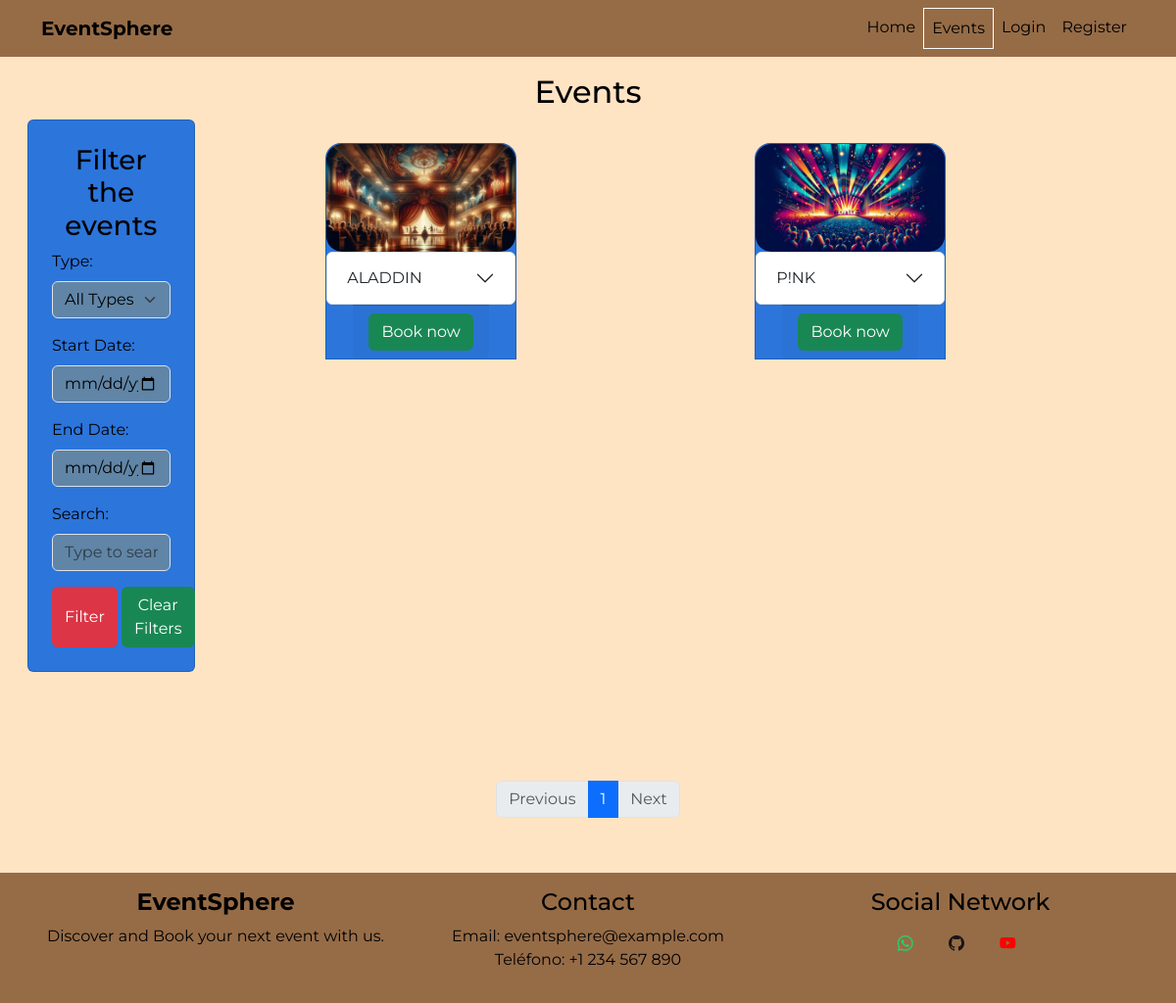
The app's page /events with its own data.
### models.py (models this page shows, shortened)
class Event(db.Model):
    id = db.Column(db.Integer, primary_key=True)
    title = db.Column(db.String(100), nullable=False)
    description = db.Column(db.String(1000), nullable=False)
    event_date = db.Column(db.Date, nullable=False)
    start_time = db.Column(db.Time, nullable=False)
    duration = db.Column(db.Integer, nullable=False)
    capacity = db.Column(db.Integer, nullable=False)
    organizer_id = db.Column(db.Integer, db.ForeignKey("user.id"), nullable=False)
    organizer = db.relationship("User", backref="organized_events")
    event_type = db.Column(db.String(50))
    location = db.Column(db.String(120))
    reservations = db.relationship("Reservation", backref="event", lazy="dynamic")
    @property
    def event_image(self):
        event_images = {
            "Concert": "concert.webp",
            "Sport": "sport.webp",
            "Theatre": "theatre.webp",
            "Cinema": "cinema.webp",
            "Exhibition": "exhibition.webp",
            "Festival": "festival.webp",
            "Workshop": "workshop.webp",
            "Other": "other.webp",
        }
        return event_images.get(self.event_type, "default.jpg")

### app.py (the view)
@app.route("/events")
def events():
    search = request.args.get("search", "")
    event_type = request.args.get("event_type", "")
    start_date = request.args.get("start_date", "")
    end_date = request.args.get("end_date", "")
    query = Event.query
    if event_type:
        query = query.filter(Event.event_type == event_type)
    if start_date:
        start_date_obj = datetime.strptime(start_date, "%Y-%m-%d")
        query = query.filter(Event.event_date >= start_date_obj)
    if end_date:
        end_date_obj = datetime.strptime(end_date, "%Y-%m-%d")
        query = query.filter(Event.event_date <= end_date_obj)
    if search:
        search_term = f"%{search}%"
        query = query.filter(
            or_(Event.title.like(search_term), Event.description.like(search_term))
        )
    page = request.args.get("page", 1, type=int)
    per_page = request.args.get("per_page", 8, type=int)
    events_paginated = query.paginate(page=page, per_page=per_page, error_out=False)
    event_types = [
        type[0] for type in Event.query.with_entities(Event.event_type).distinct().all()
    ]
    for event in events_paginated.items:
        total_reserved_seats = sum(
            reservation.seats for reservation in event.reservations
        )
        event.available_seats = event.capacity - total_reserved_seats
    return render_template(
        "events.html",
        events=events_paginated.items,
        pagination=events_paginated,
        event_types=event_types,
    )

### templates/events.html (shortened to what this page needs)
{% extends 'base.html' %}
{% block content %}
<div class="d-flex flex-column min-vh-100">
  <div class="container-fluid flex-grow-1">
    <h2 class="text-center">Events</h2>
    <div class="row">
      <div class="col-lg-2 d-none d-lg-block">
        <form action="{{ url_for('events') }}" method="get" class="card p-4 form_container">
          <h3 class="text-center">Filter the events</h3>
          <div class="row">
            <div class="col-12 mb-3">
              <label for="event_type" class="form-label">Type:</label>
              <select name="event_type" id="event_type" class="form-select form_content">
                <option value="">All Types</option>
              </select>
            </div>
            <div class="col-12 mb-3">
              <label for="start_date" class="form-label">Start Date:</label>
              <input type="date" name="start_date" id="start_date" value="{{ start_date }}"
                class="form-control form_content">
            </div>
            <div class="col-12 mb-3">
              <label for="end_date" class="form-label">End Date:</label>
              <input type="date" name="end_date" id="end_date" value="{{ end_date }}" class="form-control form_content">
            </div>
            <div class="col-12 mb-3">
              <label for="search" class="form-label">Search:</label>
              <input type="text" name="search" id="search" value="{{ search }}" placeholder="Type to search"
                class="form-control form_content">
            </div>
          </div>
          <div class="row">
            <div class="col-12 d-flex justify-content-between">
              <button type="submit" class="btn btn-danger ms-auto me-2 me-md-1">Filter</button>
              <a href="{{ url_for('events') }}" class="btn btn-success ms-2 ms-md-0 me-auto">Clear Filters</a>
            </div>
          </div>
        </form>
      </div>
      <div class="col-lg-9">
        <div class="row mt-4">
          {% for event in events %}
          <div class="col-10 col-md-3 mb-3 ms-auto me-auto">
            <div class="card event_cards text-center">
              <img src="{{ url_for('static', filename='images/' ~ event.event_image) }}" class="card-img-top"
                alt="{{ event.title }}">
              <div class="accordion " id="accordionEvent{{ event.id }}">
                <div class="accordion-item ">
                  <h2 class="accordion-header" id="headingEvent{{ event.id }}">
                    <button class="accordion-button collapsed scrolling-title " type="button" data-bs-toggle="collapse"
                      data-bs-target="#collapseEvent{{ event.id }}" aria-expanded="false"
                      aria-controls="collapseEvent{{ event.id }}">
                      {{ event.title }}
                    </button>
                  </h2>
                </div>
              </div>
              <div class="card-footer ms-auto me-auto">
                {% if event.available_seats > 0 %}
                <a href="{{ url_for('reserve', event_id=event.id) }}" class="btn btn-success">Book now</a>
                {% else %}
                <p class="text-danger">SOLD OUT</p>
                {% endif %}
              </div>
            </div>
          </div>
          {% else %}
          <h3 class="text-center mt-5">No events found.</h3>
          {% endfor %}
        </div>
      </div>
    </div>
  </div>
  <div class="pagination_controls text-center mt-4 mb-4">
    <nav aria-label="Events pagination">
      <ul class="pagination justify-content-center">
        <li class="page-item {% if not pagination.has_prev %}disabled{% endif %}">
          <a class="page-link" href="{{ url_for('events', page=pagination.prev_num) }}" {% if not pagination.has_prev
            %}aria-disabled="true" {% endif %}>Previous</a>
        </li>
        {% for page_num in pagination.iter_pages() %}
        <li class="page-item {% if page_num == pagination.page %}active{% endif %}">
          <a class="page-link" href="{{ url_for('events', page=page_num) }}">{{ page_num }}</a>
        </li>
        {% endfor %}
        <li class="page-item {% if not pagination.has_next %}disabled{% endif %}">
          <a class="page-link" href="{{ url_for('events', page=pagination.next_num) }}" {% if not pagination.has_next
            %}aria-disabled="true" {% endif %}>Next</a>
        </li>
      </ul>
    </nav>
  </div>
</div>
{% endblock %}

### static/css/styles.css (style rules this page uses)
* { margin: 0; padding: 0; box-sizing: border-box; font-family: 'Montserrat', 'Poppins', sans-serif; scroll-behavior: smooth; }
:root { --bg-dark: #966C47; --bg-light: bisque; --container-light: #6085A6; --container-dark: #2C75DB; --border: #038282; --text-color: black; --title-color: black; --text-dark: black; }
body { background-color: var(--bg-light); color: var(--text-dark); }
.event_cards { background-color: var(--container-dark); border-radius: 1rem 1rem 0 0; color: var(--text-color); }
.event_cards img { border-radius: 1rem 1rem 0 0; }
.event_cards img { border-radius: 1rem; }
.event_cards .accordion-button { white-space: nowrap; overflow: hidden; text-overflow: ellipsis; }
.form_container { background-color: var(--container-dark); color: var(--title-color); }
.form_content { background-color: var(--container-light); color: var(--text-color); }
.scrolling-title { overflow: hidden; text-overflow: ellipsis; white-space: nowrap; }

### records on screen
Event: shows a picture, title "ALADDIN"
Event: shows a picture, title "P!NK"

### other values on screen
{{ page_num }} "1"
